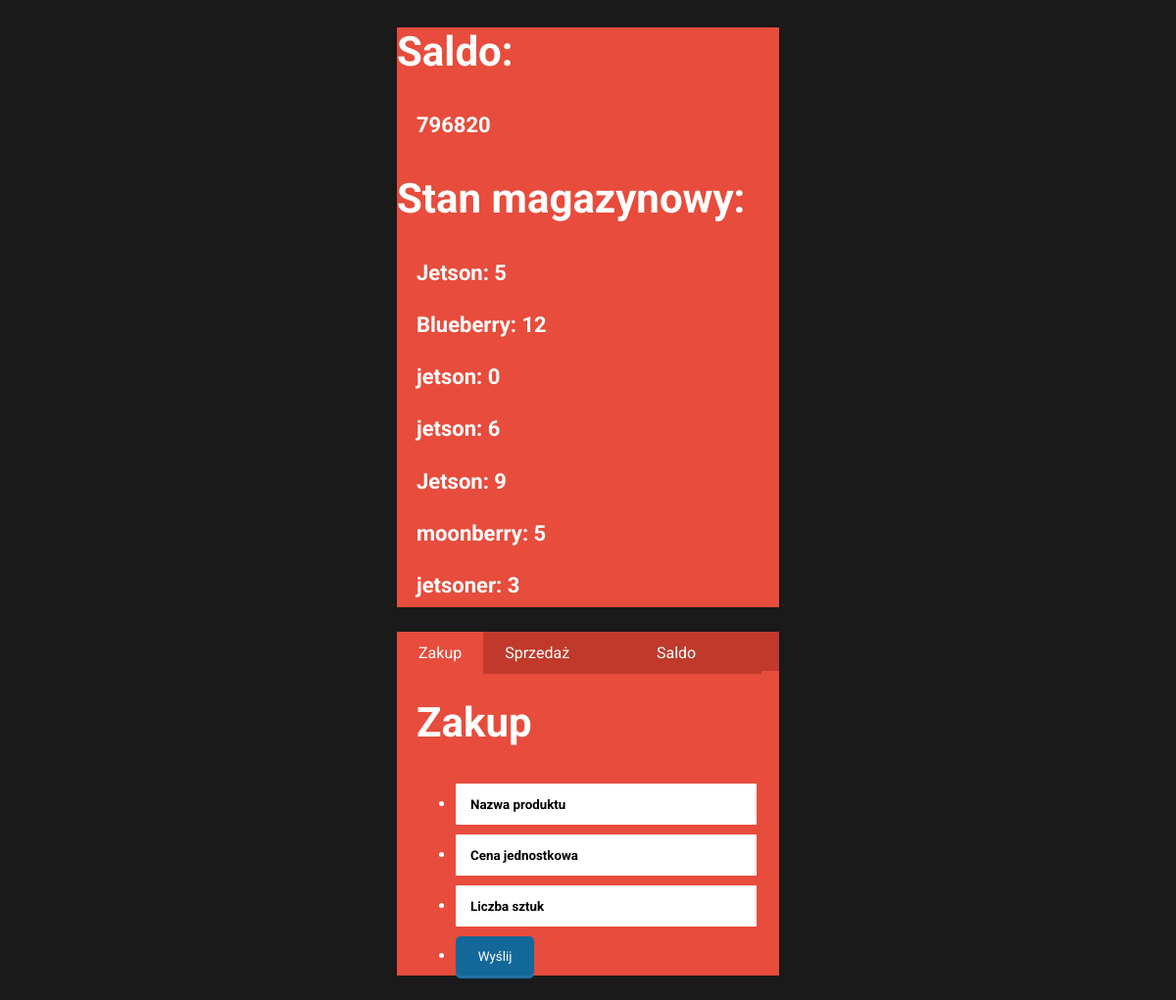
The page / on the database its author committed.
### app.py (models this page shows)
class Saldo(db.Model):
    id = db.Column(db.Integer, primary_key=True)
    wartosc_salda = db.Column(db.Integer, unique=False, nullable=False)

class Produkty(db.Model):
    id = db.Column(db.Integer, primary_key=True)
    nazwa = db.Column(db.String(120), unique=False, nullable=False)
    stan_mag = db.Column(db.Integer, unique=False, nullable=False)

### app.py (the view)
@app.route("/")
def set_form():
    db.session.commit()
    return render_template(
        "index.html",
        saldo_value=db.session.query(Saldo).all()[0].wartosc_salda,
        storehouse=db.session.query(Produkty).all(),
    )

### templates/index.html (shortened to what this page needs)
<!DOCTYPE html>
<html lang="en">
<head>
    <link rel="stylesheet" href="https://cdnjs.cloudflare.com/ajax/libs/meyer-reset/2.0/reset.min.css">
    <link rel="stylesheet" href="{{ url_for('static', filename='css/main.css') }}">
</head>
<body>
  <div class="flat-form">
    <h1>Saldo:</h1><h2> {{saldo_value}}</h2>
    <h1>Stan magazynowy:</h1>
    {% for item in storehouse %}
      <h2>{{ item["nazwa"] }}: {{ item["stan_mag"] }}</h2>
    {% endfor %}
  </div>
  <div class="flat-form">
      <ul class="tabs">
        <li>
          <a href="#zakup" class="active">Zakup</a>
        </li>
        <li>
          <a href="#sprzedaz">Sprzedaż</a>
        </li>
        <li>
          <a href="#saldo">Saldo</a>
        </li>
      </ul>
      <div id="zakup" class="form-action show">
        <h1>Zakup</h1>
        <form method="POST" action="{{url_for('update_buy')}}">
          <ul>
            <li>
              <input type="text" name="product_id" placeholder="Nazwa produktu" required />
            </li>
            <li>
              <input type="number" name="unit_price" min="0" placeholder="Cena jednostkowa" required />
            </li>
            <li>
              <input type="number" name="product_amount" min="0" placeholder="Liczba sztuk" required />
            </li>
            <li>
              <input type="submit" value="Wyślij" class="button" />
            </li>
          </ul>
        </form>
      </div>
  </div>
</body>
</html>

### static/css/main.css (style rules this page uses)
.flat-form { background: #e74c3c; color: white; margin: 25px auto; width: 390px; min-height: 340px; position: relative; font-family: 'Roboto'; }
.flat-form .tabs { display: block; background: #c0392b; width: 100%; height: 40px; margin: 0; margin-bottom: 20px; padding: 0; position: relative; list-style-type: none; }
.flat-form .tabs li { display: block; margin: 0; padding: 0; float: left; }
.flat-form .tabs li a { display: block; background: #c0392b; color: white; text-decoration: none; font-size: 16px; float: left; padding: 12px 22px; }
.flat-form .tabs li a.active { background: #e74c3c; border-right: none; -moz-transition: all 0.5s linear; -o-transition: all 0.5s linear; -webkit-transition: all 0.5s linear; transition: all 0.5s linear; }
.flat-form .tabs li:last-child a { text-align: center; width: 174px; padding-left: 0; padding-right: 0; border-right: none; }
.flat-form .form-action { padding: 0 20px; position: relative; }
.flat-form h1 { font-size: 42px; padding-bottom: 10px; }
.flat-form h2 { font-size: 22px; padding-left: 20px; padding-bottom: 10px; }
.flat-form a { color: yellow; text-decoration: none; }
.flat-form form { padding-right: 20px !important; }
.flat-form form input[type=text], .flat-form form input[type=number], .flat-form form input[type=submit] { font-family: 'Roboto'; }
.flat-form form input[type=text], .flat-form form input[type=number] { width: 100%; height: 40px; margin-bottom: 10px; padding-left: 15px; background: #fff; border: none; color: black; font-weight: bold; outline: none; }
.flat-form form input.button { border: none; display: block; background: #136899; height: 40px; width: 80px; color: #ffffff; text-align: center; -moz-border-radius: 5px; -webkit-border-radius: 5px; border-radius: 5px; -moz-box-shadow: 0px 3px 1px #2075aa; -webkit-box-shadow: 0px 3px 1px #2075aa; box-shadow: 0px 3px 1px #2075aa; -moz-transition: all 0.15s linear; -o-transition: all 0.15s linear; -webkit-transition: all 0.15s linear; transition: all 0.15s linear; }
.flat-form .show { display: block; }
body { background: #1a1a1a; }

### rows shown on the page
Saldo: wartosc_salda "796820"
Produkty: nazwa "Jetson", stan_mag "5"
Produkty: nazwa "Blueberry", stan_mag "12"
Produkty: nazwa "jetson", stan_mag "0"
Produkty: nazwa "jetson", stan_mag "6"
Produkty: nazwa "Jetson", stan_mag "9"
Produkty: nazwa "moonberry", stan_mag "5"
Produkty: nazwa "jetsoner", stan_mag "3"
